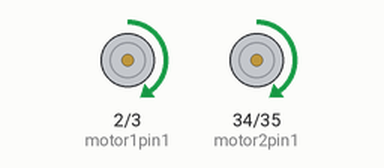
Bench run of a sketch on a simulated ESP32. Parts: motor-driver pin pairs drawn as motors (green arrow = first pin HIGH = forward, orange = second pin HIGH = backward, longer = more drive).

Above: at 0.5 s.
Timing chart, 0 to 4.6 s (numbered marks = the images above):
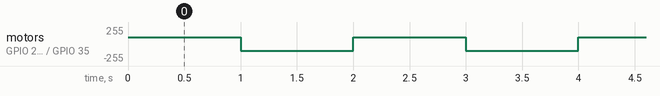

Measured:
- by itself, motor on GPIO 2 (motor1pin1) / GPIO 3 (motor1pin2), motor on GPIO 34 (motor2pin1) / GPIO 35 (motor2pin2): alternates forward 100/255 for 1.0 s and backward 100/255 for 1.0 s

The sketch:

MotorEncoderTest.ino
```cpp
int motor1pin1 = 2;
int motor1pin2 = 3;

int motor2pin1 = 34;
int motor2pin2 = 35;

void setup() {
  // put your setup code here, to run once:
  pinMode(motor1pin1, OUTPUT);
  pinMode(motor1pin2, OUTPUT);
  pinMode(motor2pin1, OUTPUT);
  pinMode(motor2pin2, OUTPUT);
}

void loop() {
  // put your main code here, to run repeatedly:
  analogWrite(motor1pin1, 100);
  analogWrite(motor1pin2, 0);

  analogWrite(motor2pin1, 100);
  analogWrite(motor2pin2, 0);
  delay(1000);

  analogWrite(motor1pin1, 0);
  analogWrite(motor1pin2, 100);

  analogWrite(motor2pin1, 0);
  analogWrite(motor2pin2, 100);
  delay(1000);
}
```
